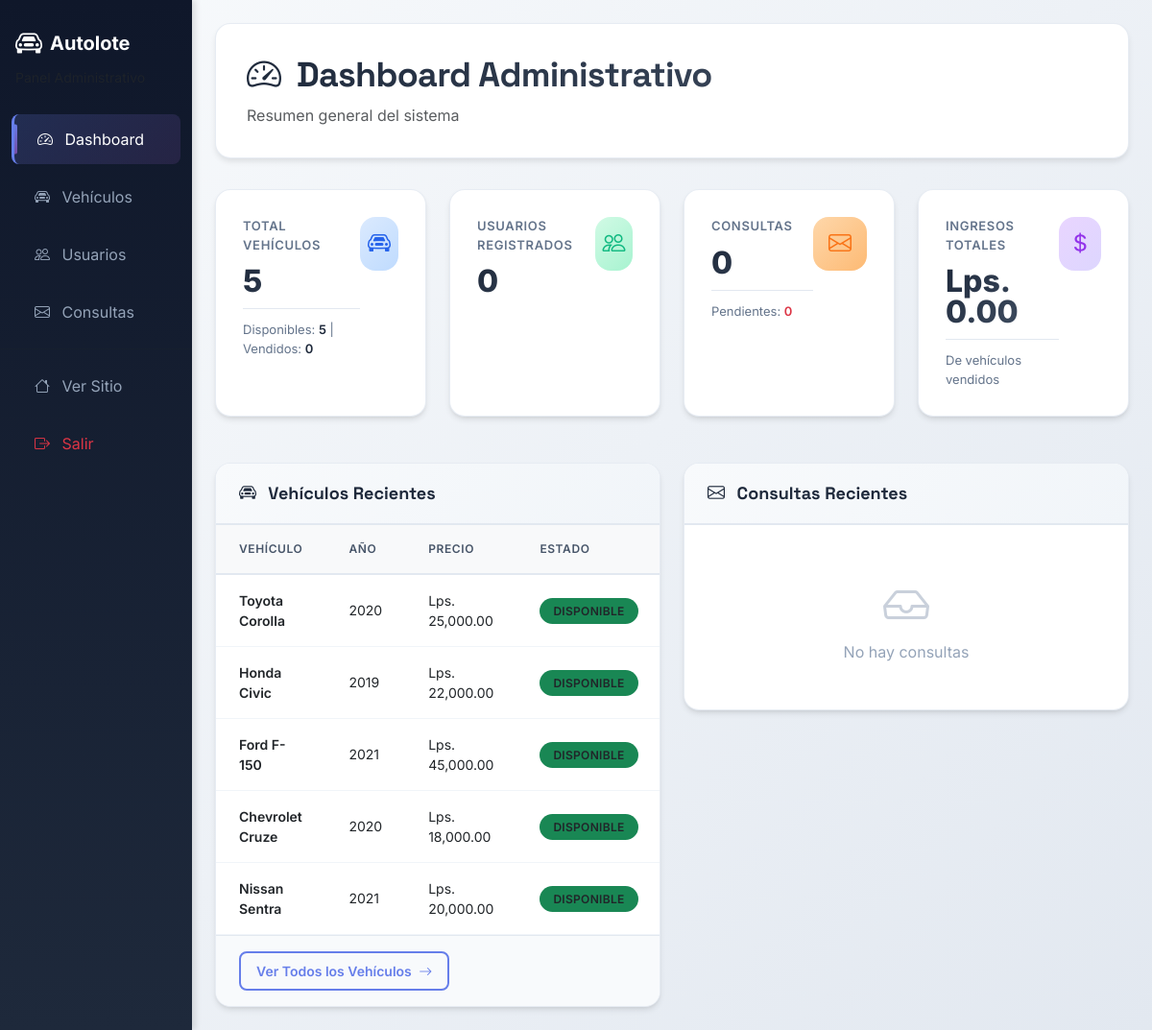
Page /admin/index.php (signed in) on the committed database.
### tables this page shows
CREATE TABLE IF NOT EXISTS vehiculos (
    id INT AUTO_INCREMENT PRIMARY KEY,
    marca VARCHAR(50) NOT NULL,
    modelo VARCHAR(50) NOT NULL,
    año INT NOT NULL,
    precio DECIMAL(10,2) NOT NULL,
    kilometraje INT NOT NULL,
    color VARCHAR(30) NOT NULL,
    transmision ENUM('manual', 'automatica') NOT NULL,
    combustible ENUM('Gasolina', 'Diesel', 'Eléctrico', 'Híbrido') DEFAULT 'Gasolina',
    descripcion TEXT,
    estado ENUM('disponible', 'vendido', 'reservado') DEFAULT 'disponible',
    featured TINYINT(1) DEFAULT 0,
    fecha_creacion TIMESTAMP DEFAULT CURRENT_TIMESTAMP,
    fecha_actualizacion TIMESTAMP DEFAULT CURRENT_TIMESTAMP ON UPDATE CURRENT_TIMESTAMP
);

### config/config.php (called while the page is built, shortened)
<?php
function formatPrice($price) {
    return 'Lps. ' . number_format($price, 2);
}

### admin/index.php (the view, shortened to what this page needs)
<?php
require_once '../config/config.php';
$conn = getDBConnection();
$stats = [];
$stmt = $conn->query("SELECT COUNT(*) as total FROM vehiculos");
$stats['total_vehiculos'] = $stmt->fetch()['total'];
$stmt = $conn->query("SELECT COUNT(*) as total FROM vehiculos WHERE estado = 'disponible'");
$stats['vehiculos_disponibles'] = $stmt->fetch()['total'];
$stmt = $conn->query("SELECT COUNT(*) as total FROM vehiculos WHERE estado = 'vendido'");
$stats['vehiculos_vendidos'] = $stmt->fetch()['total'];
$stmt = $conn->query("SELECT COUNT(*) as total FROM usuarios WHERE tipo = 'cliente'");
$stats['total_clientes'] = $stmt->fetch()['total'];
$stmt = $conn->query("SELECT COUNT(*) as total FROM consultas WHERE estado = 'nueva'");
$stats['consultas_nuevas'] = $stmt->fetch()['total'];
$stmt = $conn->query("SELECT COUNT(*) as total FROM consultas");
$stats['total_consultas'] = $stmt->fetch()['total'];
$stmt = $conn->query("SELECT SUM(precio) as total FROM vehiculos WHERE estado = 'vendido'");
$stats['ingresos_totales'] = $stmt->fetch()['total'] ?? 0;
$stmt = $conn->query("SELECT v.*,
    (SELECT imagen_path FROM vehiculos_imagenes WHERE vehiculo_id = v.id AND es_principal = 1 LIMIT 1) as imagen_principal
    FROM vehiculos v
    ORDER BY v.fecha_creacion DESC
    LIMIT 5");
$vehiculos_recientes = $stmt->fetchAll();
$stmt = $conn->query("SELECT c.*, v.marca, v.modelo
    FROM consultas c
    LEFT JOIN vehiculos v ON c.vehiculo_id = v.id
    ORDER BY c.fecha_creacion DESC
    LIMIT 5");
$consultas_recientes = $stmt->fetchAll();
?>
<?php
include '../includes/head.php';
?>
</head>
<body>
    <div class="container-fluid p-0">
        <div class="row g-0">
            <div class="col-md-2 admin-sidebar">
                <div class="px-3 mb-4">
                    <a href="index.php" class="d-flex align-items-center text-white text-decoration-none">
                        <i class="bi bi-car-front fs-3 me-2"></i>
                        <span class="fs-5 fw-bold">Autolote</span>
                    </a>
                    <small class="text-muted d-block mt-1">Panel Administrativo</small>
                </div>
                <nav class="nav flex-column">
                    <a href="index.php" class="nav-link active">
                        <i class="bi bi-speedometer2 me-2"></i> Dashboard
                    </a>
                    <a href="vehiculos.php" class="nav-link">
                        <i class="bi bi-car-front me-2"></i> Vehículos
                    </a>
                    <a href="usuarios.php" class="nav-link">
                        <i class="bi bi-people me-2"></i> Usuarios
                    </a>
                    <a href="consultas.php" class="nav-link position-relative">
                        <i class="bi bi-envelope me-2"></i> Consultas
                    </a>
                    <hr class="text-muted my-2">
                    <a href="../index.php" class="nav-link">
                        <i class="bi bi-house me-2"></i> Ver Sitio
                    </a>
                    <a href="../logout.php" class="nav-link text-danger">
                        <i class="bi bi-box-arrow-right me-2"></i> Salir
                    </a>
                </nav>
            </div>
            <div class="col-md-10">
                <div class="p-4">
                    <div class="page-header">
                        <h1 class="mb-0">
                            <i class="bi bi-speedometer2 me-2"></i>
                            Dashboard Administrativo
                        </h1>
                        <p class="text-muted mb-0 mt-2">Resumen general del sistema</p>
                    </div>
                    <div class="row g-4 mb-5">
                        <div class="col-6 col-md-6 col-lg-3">
                            <div class="card stat-card h-100">
                                <div class="card-body">
                                    <div class="d-flex justify-content-between align-items-start">
                                        <div class="flex-grow-1">
                                            <p class="stat-label">Total Vehículos</p>
                                            <div class="stat-value"><?= $stats['total_vehiculos'] ?></div>
                                            <div class="stat-footer">
                                                Disponibles: <strong><?= $stats['vehiculos_disponibles'] ?></strong> |
                                                Vendidos: <strong><?= $stats['vehiculos_vendidos'] ?></strong>
                                            </div>
                                        </div>
                                        <div class="stat-icon blue">
                                            <i class="bi bi-car-front"></i>
                                        </div>
                                    </div>
                                </div>
                            </div>
                        </div>
                        <div class="col-6 col-md-6 col-lg-3">
                            <div class="card stat-card h-100">
                                <div class="card-body">
                                    <div class="d-flex justify-content-between align-items-start">
                                        <div class="flex-grow-1">
                                            <p class="stat-label">Usuarios Registrados</p>
                                            <div class="stat-value"><?= $stats['total_clientes'] ?></div>
                                        </div>
                                        <div class="stat-icon green">
                                            <i class="bi bi-people"></i>
                                        </div>
                                    </div>
                                </div>
                            </div>
                        </div>
                        <div class="col-6 col-md-6 col-lg-3">
                            <div class="card stat-card h-100">
                                <div class="card-body">
                                    <div class="d-flex justify-content-between align-items-start">
                                        <div class="flex-grow-1">
                                            <p class="stat-label">Consultas</p>
                                            <div class="stat-value"><?= $stats['total_consultas'] ?></div>
                                            <div class="stat-footer">
                                                Pendientes: <strong class="text-danger"><?= $stats['consultas_nuevas'] ?></strong>
                                            </div>
                                        </div>
                                        <div class="stat-icon orange">
                                            <i class="bi bi-envelope"></i>
                                        </div>
                                    </div>
                                </div>
                            </div>
                        </div>
                        <div class="col-6 col-md-6 col-lg-3">
                            <div class="card stat-card h-100">
                                <div class="card-body">
                                    <div class="d-flex justify-content-between align-items-start">
                                        <div class="flex-grow-1">
                                            <p class="stat-label">Ingresos Totales</p>
                                            <div class="stat-value"><?= formatPrice($stats['ingresos_totales']) ?></div>
                                            <div class="stat-footer">
                                                De vehículos vendidos
                                            </div>
                                        </div>
                                        <div class="stat-icon purple">
                                            <i class="bi bi-currency-dollar"></i>
                                        </div>
                                    </div>
                                </div>
                            </div>
                        </div>
                    </div>
                    <div class="row g-4">
                        <div class="col-md-6">
                            <div class="card recent-card">
                                <div class="card-header">
                                    <h5 class="mb-0">
                                        <i class="bi bi-car-front me-2"></i>
                                        Vehículos Recientes
                                    </h5>
                                </div>
                                <div class="card-body p-0">
                                    <?php if (empty($vehiculos_recientes)): ?>
                                        <div class="empty-state">
                                            <i class="bi bi-inbox"></i>
                                            <p class="mb-0">No hay vehículos registrados</p>
                                        </div>
                                    <?php else: ?>
                                        <div class="table-responsive">
                                            <table class="table table-hover mb-0 recent-table">
                                                <thead class="table-light">
                                                    <tr>
                                                        <th>Vehículo</th>
                                                        <th>Año</th>
                                                        <th>Precio</th>
                                                        <th>Estado</th>
                                                    </tr>
                                                </thead>
                                                <tbody>
                                                    <?php foreach ($vehiculos_recientes as $v): ?>
                                                        <tr>
                                                            <td>
                                                                <a href="vehiculo_form.php?id=<?= $v['id'] ?>" class="text-decoration-none text-dark fw-semibold">
                                                                    <?= htmlspecialchars($v['marca'] . ' ' . $v['modelo']) ?>
                                                                </a>
                                                            </td>
                                                            <td><?= $v['año'] ?></td>
                                                            <td><?= formatPrice($v['precio']) ?></td>
                                                            <td>
                                                                <span class="badge-status bg-<?= $v['estado'] === 'disponible' ? 'success' : ($v['estado'] === 'vendido' ? 'danger' : 'warning') ?>">
                                                                    <?= ucfirst($v['estado']) ?>
                                                                </span>
                                                            </td>
                                                        </tr>
                                                    <?php endforeach; ?>
                                                </tbody>
                                            </table>
                                        </div>
                                        <div class="card-footer">
                                            <a href="vehiculos.php" class="btn btn-sm btn-outline-primary">
                                                Ver Todos los Vehículos <i class="bi bi-arrow-right ms-1"></i>
                                            </a>
                                        </div>
                                    <?php endif; ?>
                                </div>
                            </div>
                        </div>
                        <div class="col-md-6">
                            <div class="card recent-card">
                                <div class="card-header">
                                    <h5 class="mb-0">
                                        <i class="bi bi-envelope me-2"></i>
                                        Consultas Recientes
                                    </h5>
                                </div>
                                <div class="card-body p-0">
                                    <?php if (empty($consultas_recientes)): ?>
                                        <div class="empty-state">
                                            <i class="bi bi-inbox"></i>
                                            <p class="mb-0">No hay consultas</p>
                                        </div>
                                    <?php endif; ?>
                                </div>
                            </div>
                        </div>
                    </div>
                </div>
            </div>
        </div>
    </div>
<?php include '../includes/footer.php'; ?>

### assets/css/global.css (style rules this page uses)
* { margin: 0; padding: 0; box-sizing: border-box; }
body { font-family: 'Inter', sans-serif; -webkit-font-smoothing: antialiased; -moz-osx-font-smoothing: grayscale; background-color: #f8fafc; min-height: 100vh; }
h1, h2, h3, h4, h5, h6 { font-family: 'Space Grotesk', sans-serif; }
button, a, input, select, textarea { transition: opacity 0.2s ease, background-color 0.2s ease, color 0.2s ease, border-color 0.2s ease; }
.card { transition: box-shadow 0.2s ease, transform 0.2s ease; }
.btn { font-weight: 500; }
a { text-decoration: none; }

### rows in the picture
vehiculos: id "5", featured "0", featured "Lps. 0.00", marca+modelo "Nissan Sentra", año "2021", precio "Lps. 20,000.00", estado "DISPONIBLE"
vehiculos: marca+modelo "Toyota Corolla", año "2020", precio "Lps. 25,000.00", estado "DISPONIBLE"
vehiculos: marca+modelo "Honda Civic", año "2019", precio "Lps. 22,000.00", estado "DISPONIBLE"
vehiculos: marca+modelo "Ford F-150", año "2021", precio "Lps. 45,000.00", estado "DISPONIBLE"
vehiculos: marca+modelo "Chevrolet Cruze", año "2020", precio "Lps. 18,000.00", estado "DISPONIBLE"
